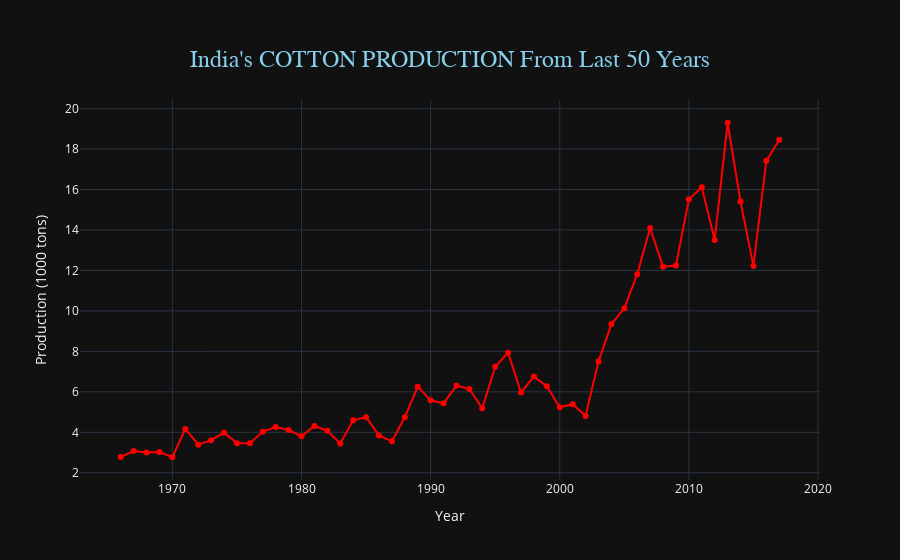

Notebook code for this chart:
### Markdown cell above
#### Analyzing trend of Cotton Production from last 50 years

### Code cell
import plotly.graph_objs as go

fig = go.Figure()

fig.add_trace(go.Scatter(x=cot['Year'],y=cot['COTTON PRODUCTION (1000 tons)'], mode='lines+markers',  
    name='Rapeseed and Mustard Production',line=dict(color='red', width=2)))
fig.update_layout(xaxis_title="Year",yaxis_title="Production (1000 tons)",
    template="plotly_dark",title={'text': "India's COTTON PRODUCTION From Last 50 Years",'x': 0.5,  
    'xanchor': 'center','yanchor': 'top','font': {'size': 24, 'family': 'Arial', 'color': 'skyblue'}})

fig.show()

### Figure 1 — Plotly figure (JSON) as saved in the notebook; plotly's stock layout.template omitted (floating-point values rounded to 4 significant figures)
{"data": [{"line": {"color": "red", "width": 2}, "mode": "lines+markers", "name": "Rapeseed and Mustard Production", "type": "scatter", "x": [1966, 1967, 1968, 1969, 1970, 1971, 1972, 1973, 1974, 1975, 1976, 1977, 1978, 1979, 1980, 1981, 1982, 1983, 1984, 1985, 1986, 1987, 1988, 1989, 1990, 1991, 1992, 1993, 1994, 1995, 1996, 1997, 1998, 1999, 2000, 2001, 2002, 2003, 2004, 2005, 2006, 2007, 2008, 2009, 2010, 2011, 2012, 2013, 2014, 2015, 2016, 2017], "y": [2.782, 3.074, 3.001, 3.024, 2.767, 4.167, 3.389, 3.61, 3.976, 3.465, 3.455, 4.033, 4.263, 4.111, 3.799, 4.311, 4.071, 3.45, 4.594, 4.749, 3.844, 3.556, 4.741, 6.257, 5.579, 5.431, 6.308, 6.139, 5.183, 7.238, 7.936, 5.965, 6.759, 6.271, 5.238, 5.39, 4.811, 7.496, 9.347, 10.13, 11.81, 14.1, 12.18, 12.25, 15.52, 16.11, 13.51, 19.3, 15.41, 12.22, 17.41, 18.46]}], "layout": {"autosize": true, "title": {"font": {"color": "skyblue", "family": "Arial", "size": 24}, "text": "India's COTTON PRODUCTION From Last 50 Years", "x": 0.5, "xanchor": "center", "yanchor": "top"}, "xaxis": {"autorange": true, "range": [1963.0, 2020.0], "title": {"text": "Year"}, "type": "linear"}, "yaxis": {"autorange": true, "range": [1.403, 20.66], "title": {"text": "Production (1000 tons)"}, "type": "linear"}}}
